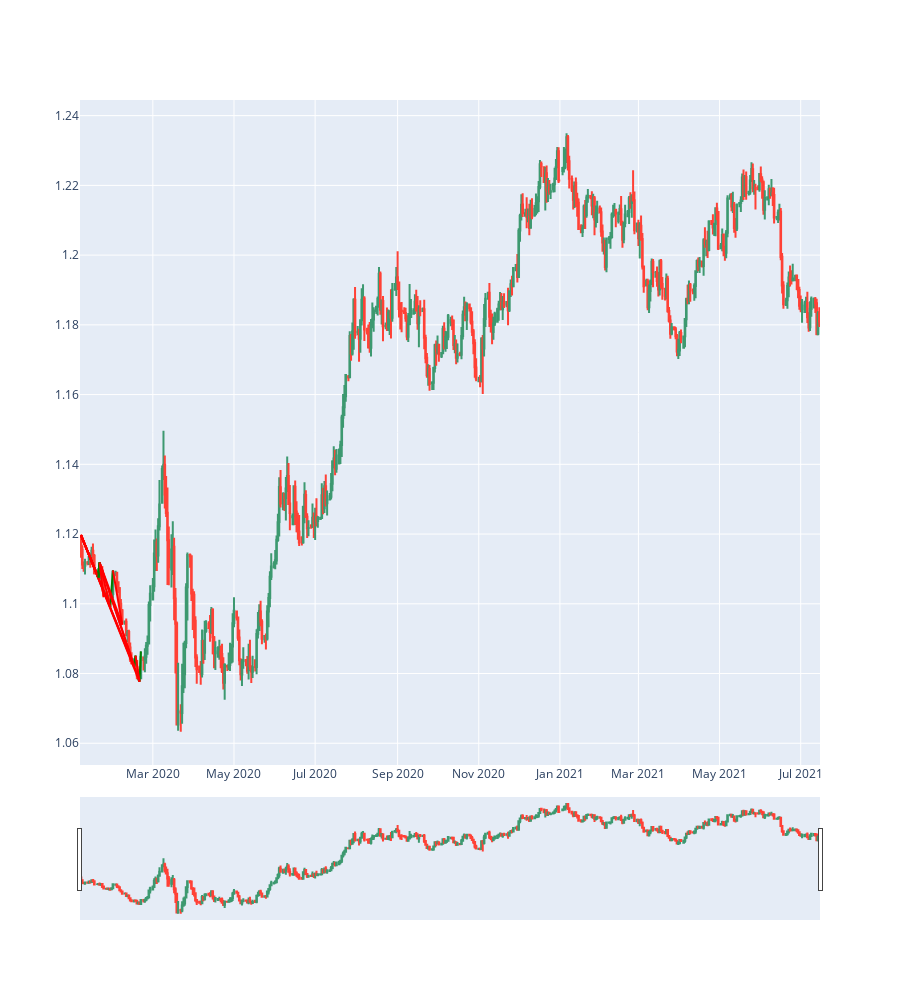

The notebook cell saved with this chart:
### Code cell
fig:candle_chart = candle_chart(data_df)

for top_idx in range(10):
    for wave in dead_waves_f[top_idx].sub_waves:
        fig.add_wave_from_point(wave.start,wave.end)
fig.show()

### Figure 1 — Plotly figure (JSON) as saved in the notebook; plotly's stock layout.template omitted (floating-point values rounded to 4 significant figures; data arrays with more than 128 entries replaced by an {"elided": "..."} marker saying what was removed)
{"data": [{"close": {"elided": "477 float values"}, "high": {"elided": "477 float values"}, "low": {"elided": "477 float values"}, "open": {"elided": "477 float values"}, "type": "candlestick", "x": {"elided": "477 str values"}}], "layout": {"height": 1000, "shapes": [{"line": {"color": "Red", "dash": "solid", "width": 2}, "type": "line", "x0": "2020-01-07T00:00:00", "x1": "2020-02-20T00:00:00", "y0": 1.12, "y1": 1.078}, {"line": {"color": "Green", "dash": "solid", "width": 2}, "type": "line", "x0": "2020-02-20T00:00:00", "x1": "2020-02-21T00:00:00", "y0": 1.078, "y1": 1.086}, {"line": {"color": "Red", "dash": "solid", "width": 2}, "type": "line", "x0": "2020-01-07T00:00:00", "x1": "2020-02-16T00:00:00", "y0": 1.12, "y1": 1.082}, {"line": {"color": "Green", "dash": "solid", "width": 2}, "type": "line", "x0": "2020-02-16T00:00:00", "x1": "2020-02-17T00:00:00", "y0": 1.082, "y1": 1.085}, {"line": {"color": "Red", "dash": "solid", "width": 2}, "type": "line", "x0": "2020-01-07T00:00:00", "x1": "2020-02-16T00:00:00", "y0": 1.12, "y1": 1.082}, {"line": {"color": "Green", "dash": "solid", "width": 2}, "type": "line", "x0": "2020-02-16T00:00:00", "x1": "2020-02-17T00:00:00", "y0": 1.082, "y1": 1.085}, {"line": {"color": "Red", "dash": "solid", "width": 2}, "type": "line", "x0": "2020-02-17T00:00:00", "x1": "2020-02-20T00:00:00", "y0": 1.085, "y1": 1.078}, {"line": {"color": "Red", "dash": "solid", "width": 2}, "type": "line", "x0": "2020-01-07T00:00:00", "x1": "2020-01-29T00:00:00", "y0": 1.12, "y1": 1.099}, {"line": {"color": "Green", "dash": "solid", "width": 2}, "type": "line", "x0": "2020-01-29T00:00:00", "x1": "2020-01-31T00:00:00", "y0": 1.099, "y1": 1.11}, {"line": {"color": "Red", "dash": "solid", "width": 2}, "type": "line", "x0": "2020-01-31T00:00:00", "x1": "2020-02-07T00:00:00", "y0": 1.11, "y1": 1.094}, {"line": {"color": "Red", "dash": "solid", "width": 2}, "type": "line", "x0": "2020-01-07T00:00:00", "x1": "2020-01-20T00:00:00", "y0": 1.12, "y1": 1.107}, {"line": {"color": "Green", "dash": "solid", "width": 2}, "type": "line", "x0": "2020-01-20T00:00:00", "x1": "2020-01-21T00:00:00", "y0": 1.107, "y1": 1.112}, {"line": {"color": "Red", "dash": "solid", "width": 2}, "type": "line", "x0": "2020-01-07T00:00:00", "x1": "2020-01-20T00:00:00", "y0": 1.12, "y1": 1.107}, {"line": {"color": "Green", "dash": "solid", "width": 2}, "type": "line", "x0": "2020-01-20T00:00:00", "x1": "2020-01-21T00:00:00", "y0": 1.107, "y1": 1.112}, {"line": {"color": "Red", "dash": "solid", "width": 2}, "type": "line", "x0": "2020-01-21T00:00:00", "x1": "2020-02-20T00:00:00", "y0": 1.112, "y1": 1.078}, {"line": {"color": "Red", "dash": "solid", "width": 2}, "type": "line", "x0": "2020-01-07T00:00:00", "x1": "2020-01-20T00:00:00", "y0": 1.12, "y1": 1.107}, {"line": {"color": "Green", "dash": "solid", "width": 2}, "type": "line", "x0": "2020-01-20T00:00:00", "x1": "2020-01-21T00:00:00", "y0": 1.107, "y1": 1.112}, {"line": {"color": "Red", "dash": "solid", "width": 2}, "type": "line", "x0": "2020-01-21T00:00:00", "x1": "2020-02-16T00:00:00", "y0": 1.112, "y1": 1.082}, {"line": {"color": "Red", "dash": "solid", "width": 2}, "type": "line", "x0": "2020-01-07T00:00:00", "x1": "2020-01-20T00:00:00", "y0": 1.12, "y1": 1.107}, {"line": {"color": "Green", "dash": "solid", "width": 2}, "type": "line", "x0": "2020-01-20T00:00:00", "x1": "2020-01-21T00:00:00", "y0": 1.107, "y1": 1.112}, {"line": {"color": "Red", "dash": "solid", "width": 2}, "type": "line", "x0": "2020-01-21T00:00:00", "x1": "2020-02-07T00:00:00", "y0": 1.112, "y1": 1.094}, {"line": {"color": "Red", "dash": "solid", "width": 2}, "type": "line", "x0": "2020-01-07T00:00:00", "x1": "2020-01-20T00:00:00", "y0": 1.12, "y1": 1.107}, {"line": {"color": "Green", "dash": "solid", "width": 2}, "type": "line", "x0": "2020-01-20T00:00:00", "x1": "2020-01-21T00:00:00", "y0": 1.107, "y1": 1.112}, {"line": {"color": "Red", "dash": "solid", "width": 2}, "type": "line", "x0": "2020-01-21T00:00:00", "x1": "2020-01-29T00:00:00", "y0": 1.112, "y1": 1.099}, {"line": {"color": "Red", "dash": "solid", "width": 2}, "type": "line", "x0": "2020-01-07T00:00:00", "x1": "2020-01-20T00:00:00", "y0": 1.12, "y1": 1.107}, {"line": {"color": "Green", "dash": "solid", "width": 2}, "type": "line", "x0": "2020-01-20T00:00:00", "x1": "2020-01-21T00:00:00", "y0": 1.107, "y1": 1.112}, {"line": {"color": "Red", "dash": "solid", "width": 2}, "type": "line", "x0": "2020-01-21T00:00:00", "x1": "2020-01-24T00:00:00", "y0": 1.112, "y1": 1.102}], "yaxis": {"fixedrange": false}}}
